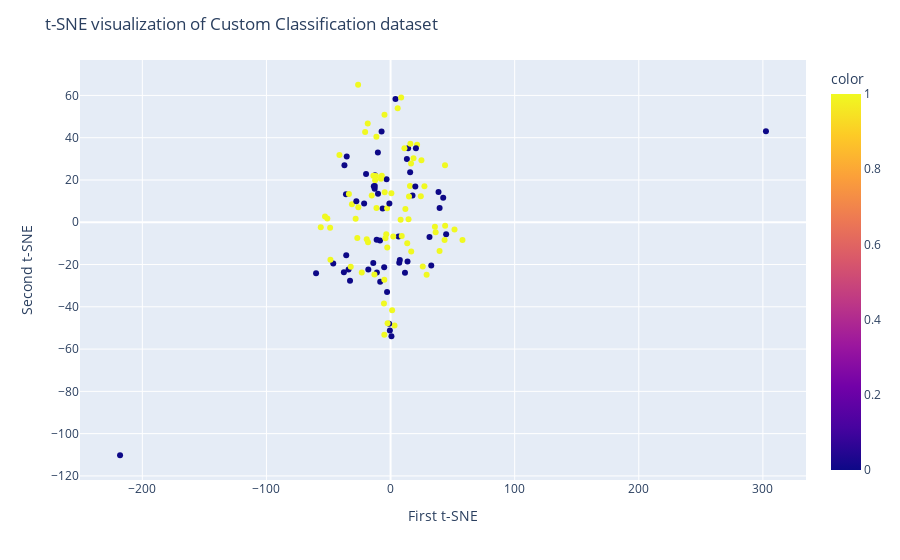

Source (notebook cell):
### Code cell
### Feature Selection using SHAP
random.seed(42)
rf_model = RandomForestClassifier(n_estimators=100, class_weight='balanced', random_state=42)
rf_model.fit(X_train, y_train)
# --------  Train Gradient Boosting Classifier  --------
#xgb_model = GradientBoostingClassifier(n_estimators = 100, random_state = 42)
#xgb_model.fit(X_train, y_train)

# --------  SHAP Explanation --------
explainer = shap.Explainer(rf_model, X_train)
shap_values = explainer(X_train,check_additivity=False)  # This gives a (n_samples, n_features, 2) for binary classification

# --------  Extract SHAP Values for Class 1 --------
shap_values_class1 = shap_values.values[:, :, 1]  # shape: (n_samples, n_features)

# --------  Compute SHAP Importance --------
shap_importance = np.abs(shap_values_class1).mean(axis=0)  # shape: (n_features,)

# --------  Build Feature Importance Table --------
feature_importance_df = pd.DataFrame({
    'feature': shap_values.feature_names,
    'shap_importance': shap_importance
}).sort_values(by='shap_importance', ascending=False)

# --------  Select Top K Features --------
top_k = 8
top_features = feature_importance_df['feature'].head(top_k).tolist()
print("Top Features: ", top_features)
print("Top features based on SHAP:\n", feature_importance_df.head(top_k))

# --------  Reduce X to Top Features --------

X = df[top_features]
imputer = KNNImputer(n_neighbors = 5, weights = 'uniform')
X_imputed = imputer.fit_transform(X)
X = pd.DataFrame(X_imputed, columns = X.columns)
X_train, X_test, y_train, y_test = train_test_split(X, y, test_size=0.30, random_state=42, stratify = y)


### t-distributed stochastic neighbor embedding (TSNE)
X_embedded = TSNE(n_components = 3, learning_rate = 'auto', init = 'random', perplexity = 3).fit_transform(X_train)
X_embedded.shape

fig = px.scatter(x = X_embedded[:, 0], y = X_embedded[:, 1], color = y_train)
fig.update_layout(
    title="t-SNE visualization of Custom Classification dataset",
    xaxis_title="First t-SNE",
    yaxis_title="Second t-SNE",
)
fig.show()

### Figure 1 — Plotly figure (JSON) as saved in the notebook; plotly's stock layout.template omitted (floating-point values rounded to 4 significant figures)
{"data": [{"hovertemplate": "x=%{x}<br>y=%{y}<br>color=%{marker.color}<extra></extra>", "legendgroup": "", "marker": {"color": [0, 0, 0, 0, 0, 0, 1, 0, 1, 0, 1, 0, 0, 1, 1, 0, 1, 1, 0, 0, 0, 0, 1, 1, 0, 1, 1, 0, 0, 1, 1, 1, 1, 1, 0, 0, 1, 0, 0, 1, 1, 1, 0, 1, 1, 0, 0, 0, 0, 0, 0, 0, 0, 1, 1, 1, 0, 1, 0, 0, 0, 1, 0, 1, 1, 1, 1, 1, 0, 1, 0, 1, 1, 1, 1, 0, 0, 1, 1, 1, 0, 0, 1, 1, 1, 1, 1, 1, 1, 1, 1, 0, 1, 0, 0, 1, 1, 1, 1, 1, 1, 1, 1, 1, 1, 0, 0, 0, 0, 1, 1, 1, 0, 1, 1, 1, 0, 1, 1, 1, 0, 0], "coloraxis": "coloraxis", "symbol": "circle"}, "mode": "markers", "name": "", "orientation": "v", "showlegend": false, "type": "scatter", "x": [-46.18, -10.23, -32.66, 0.708, -37.17, 44.78, 27.29, -33.86, -56.24, -218.0, 15.64, 3.955, -13.48, 24.86, -31.14, -37.61, 51.5, 29.03, -8.345, 39.52, -8.512, -12.52, 35.73, 11.94, 38.63, -26.14, 24.38, -60.03, -11.21, -48.71, -19.2, -4.157, -11.41, 57.94, -21.3, -19.75, -5.324, -6.414, 42.42, 43.87, 14.46, 25.96, 17.67, 0.6463, -25.99, -35.93, -2.812, -10.1, -3.223, 15.77, -12.82, 19.94, -13.93, 43.5, -7.05, 1.256, 13.66, 14.84, 6.99, -7.235, -35.72, 8.54, 14.14, -2.795, -12.43, -20.5, -18.17, 3.17, 31.37, -33.56, -1.127, -3.467, -48.45, 11.18, 18.48, 6.464, 13.15, 39.46, -23.19, -52.82, -17.93, -11.01, 43.96, -5.015, -4.761, -26.79, -28.14, -11.77, -5.048, -2.393, 2.158, 7.476, -18.41, 32.77, 11.6, 13.42, 16.49, 21.38, -15.17, -11.36, -32.09, 36.33, 15.97, -13.84, 9.007, -0.5491, -27.58, -35.33, -12.71, -4.895, -7.781, 5.728, -0.9576, 8.085, -41.21, -50.95, 20.42, 16.64, -13.01, -2.669, 302.5, -5.147], "xaxis": "x", "y": [-19.49, 32.97, -27.63, -53.89, 27.03, -5.657, 17.02, -22.33, -2.403, -110.2, 17.15, 58.3, 17.02, 29.32, 8.528, -23.69, -3.401, -24.89, -28.13, 6.737, -8.589, 22.19, -2.178, 6.28, 14.31, 65.05, 12.26, -24.15, -8.28, -2.648, -8.02, -7.555, 40.5, -8.408, 8.918, 22.79, -38.46, 6.458, 11.56, 26.94, 1.42, -20.96, 12.62, 13.78, 7.092, 13.28, -32.98, 13.43, 20.3, 23.7, 15.89, 16.93, -19.22, -8.368, 21.98, -41.66, -18.57, 12.14, -19.1, 42.91, -15.55, 59.08, 35.07, 6.659, 19.93, 42.65, -9.517, -48.81, -6.929, 13.35, -48.02, -5.729, -17.68, 35.07, 30.25, -6.766, 29.9, -13.57, -23.74, 2.721, -22.37, -23.79, -1.678, -53.24, 14.25, -7.456, 1.68, 21.83, -27.23, -47.77, -6.706, -17.87, 46.76, -20.4, -23.87, -9.886, 27.75, 36.65, 12.62, 6.796, -21.01, -4.692, 37.19, 22.05, -6.519, -51.18, 9.946, 31.06, 17.14, 50.87, 20.61, 53.89, 8.921, 1.172, 31.79, 1.732, 35.0, -13.84, -24.74, -11.96, 43.08, -21.27], "yaxis": "y"}], "layout": {"coloraxis": {"colorbar": {"title": {"text": "color"}}, "colorscale": [[0, "#0d0887"], [0.1111, "#46039f"], [0.2222, "#7201a8"], [0.3333, "#9c179e"], [0.4444, "#bd3786"], [0.5556, "#d8576b"], [0.6667, "#ed7953"], [0.7778, "#fb9f3a"], [0.8889, "#fdca26"], [1, "#f0f921"]]}, "legend": {"tracegroupgap": 0}, "margin": {"t": 60}, "title": {"text": "t-SNE visualization of Custom Classification dataset"}, "xaxis": {"anchor": "y", "domain": [0, 1], "title": {"text": "First t-SNE"}}, "yaxis": {"anchor": "x", "domain": [0, 1], "title": {"text": "Second t-SNE"}}}}
